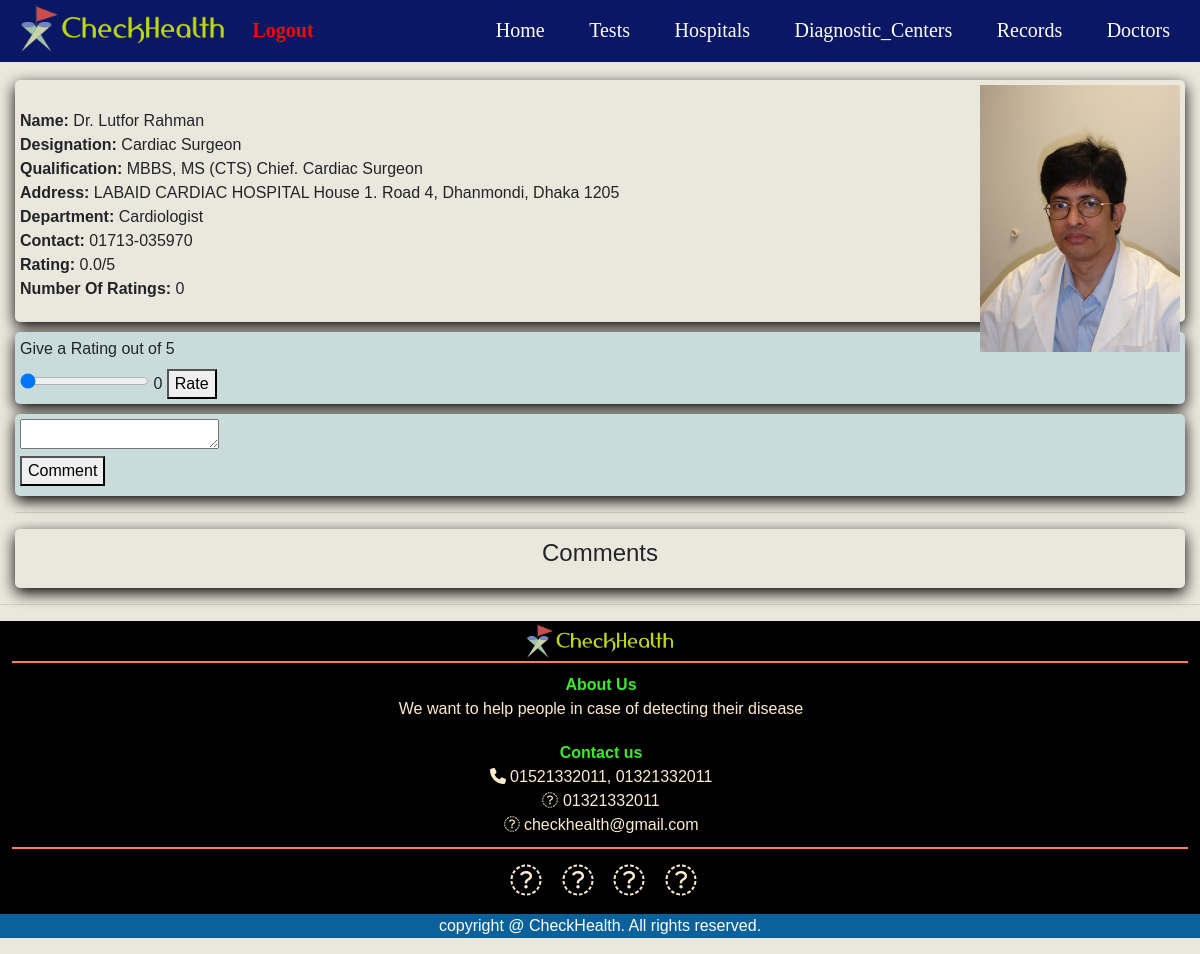
The app's page /doctorDetails/11 (signed in), older data.
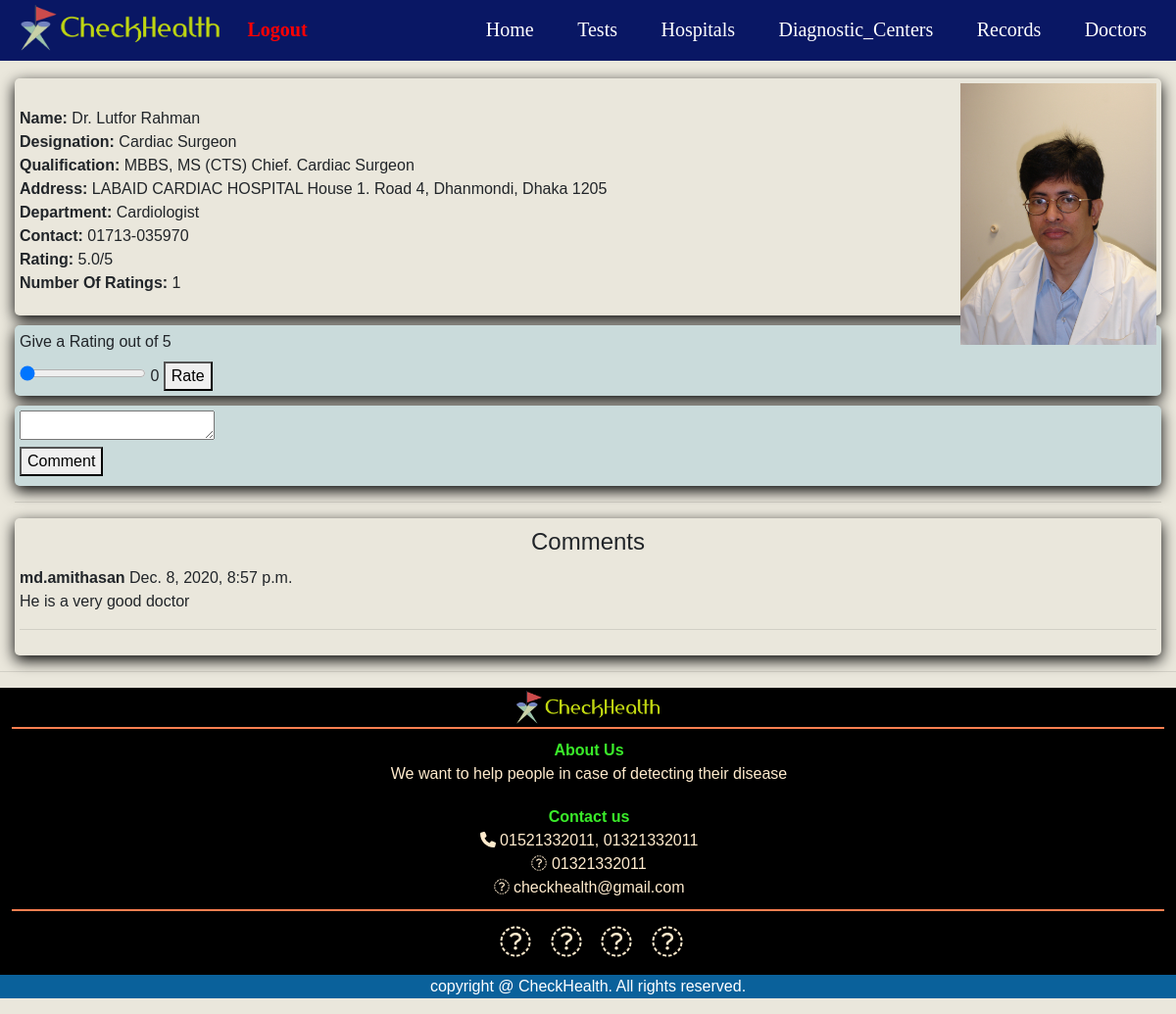
The same page, newer data.
### SARZS/models.py (models this page shows, shortened)
class doctor_list(models.Model):
    DOCid = models.CharField(max_length=10, null=True)
    Name = models.CharField(max_length=100, null=True)
    Designation = models.CharField(max_length=200, null=True)
    Qualification = models.CharField(max_length=200, null=True)
    Department = models.CharField(max_length=200, null=True)
    Contact = models.CharField(max_length=200, null=True)
    Address = models.CharField(max_length=400, null=True)
    area = (
        ('Barishal', 'Barishal '),
        ('Chittagong', 'Chittagong '),
        ('Dhaka', 'Dhaka'),
        ('Mymensingh', 'Mymensingh'),
        ('Khulna', 'Khulna'),
        ('Rajshahi', 'Rajshahi'),
        ('Rangpur', 'Rangpur'),
        ('Sylhet', 'Sylhet'),
    )
    Area = models.CharField(max_length=50, null=True, choices=area)
    photo = models.ImageField(upload_to="images", null=True, blank=True)
    rating = models.FloatField(null=True, default=0)
    totalRating = models.FloatField(null=True, default=0)
    numberOfRating = models.IntegerField(null=True, default=0)

class docReview(models.Model):
    DOCid = models.CharField(max_length=10, null=True)
    user = models.CharField(max_length=100, null=True)
    comment = models.TextField(null=True)
    date = models.DateTimeField(auto_now_add=True, null=True)

### SARZS/views.py (the view)
# urls.py: path('doctorDetails/<int:id>', doctorDetails, name='doctorDetails'),
@login_required(login_url='via')
def doctorDetails(request,id):
    doctor = doctor_list.objects.get(id=id)
    row = docReview.objects.filter(DOCid=doctor.DOCid).order_by("-date")
    return render(request, 'htmls/doctorReview.html', {'row':row, 'doctor': doctor})

### SARZS/templates/htmls/doctorReview.html (shortened to what this page needs)
{% extends 'htmls/main.html' %}
{% block content %}
<head>
</head>
<body>
    <div id="details">
        <p>
            <img src="{{ doctor.photo.url }}" alt="">
            <br>
            <b>Name:</b>  {{doctor.Name}} <br>
            <b>Designation:</b> {{doctor.Designation}} <br>
            <b>Qualification:</b> {{doctor.Qualification}} <br>
            <b>Address:</b> {{doctor.Address}} <br>
            <b>Department:</b> {{doctor.Department}} <br>
            <b>Contact:</b> {{doctor.Contact}} <br>
            <b>Rating:</b> {{doctor.rating}}/5 <br>
            <b>Number Of Ratings:</b> {{doctor.numberOfRating}}
        </p>
    </div>
<div id="review">
    <div id="ratings">
        <form action="{% url 'doctorRating' doctor.id %}" method="POST">
            <label for="rating">Give a Rating out of 5 </label><br>
            <input type="range" name="rating" id="rangeInput" min="0" max="5" value="0" step="1"
            oninput="amount.value=rangeInput.value">
            <output name="amount" id="amount" for="rangeInput">0</output>
            <button type="submit">Rate</button>
        </form>
    </div>
    <div id="comments">
        <form action="{% url 'doctorComment' doctor.id %}" method="POST">
            <textarea name="comment" cols="20" rows="1"></textarea>
            <br>
            <button type="submit">Comment</button>
        </form>
    </div>
</div>
<hr>
<div id="reviews">
    <h4>Comments</h4>
    {% for i in row %}
        <b>{{i.user}}</b>  {{i.date}}
            <br>
        {{i.comment}}
        <hr>
    {% endfor %}
</div>
</body>
{% endblock %}

Row changes from the older to the newer data that the page shows:
changed doctor_list "Dr. Lutfor Rahman": rating "0.0" → "5.0"; numberOfRating "0" → "1"
added docReview: user "md.amithasan", date "Dec. 8, 2020, 8:57 p.m.", comment "He is a very good doctor"
